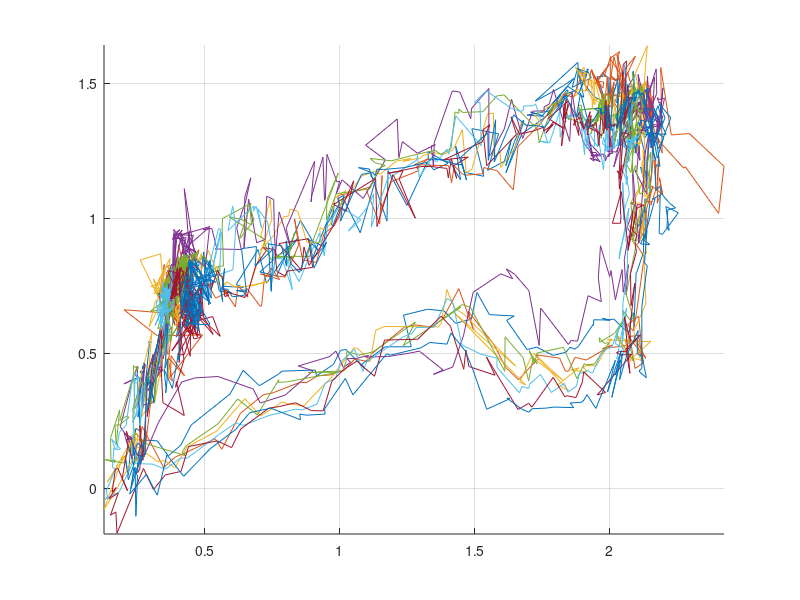
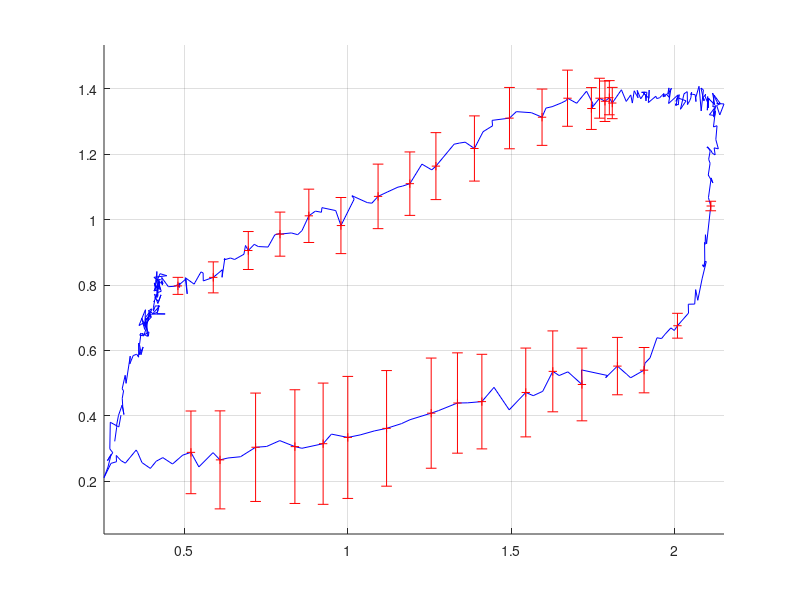

The MATLAB script that drew these images, in order: (Note: this script raises an error after producing the figures.)
clear all
close all

Datos_opt = csvread('xz_plat.csv');
Desp_X = -Datos_opt(:,6);
Desp_Y = -Datos_opt(:,8);

ZerX = Desp_X(1);
ZerY = Desp_Y(1);
Desp_X = Desp_X - ZerX;
Desp_Y = -(Desp_Y - ZerY);

%% Prueba1

Desp_x_1= -Datos_opt(1:382,7);
Desp_y_1= -Datos_opt(1:382,8);

Desp_y_1 = Desp_y_1 * 1000;
Desp_x_1 = Desp_x_1 * 1000;

Zero_x = Desp_x_1(1);
Zero_y = Desp_y_1(1);

Desp_x_1 = - Zero_x + Desp_x_1;
Desp_y_1 = Zero_y - Desp_y_1;

%% Prueba 2 

Desp_x_2= -Datos_opt(383:764,7);
Desp_y_2= -Datos_opt(383:764,8);

Desp_y_2 = Desp_y_2 * 1000;
Desp_x_2 = Desp_x_2 * 1000;


Desp_x_2 = - Zero_x + Desp_x_2;
Desp_y_2 = Zero_y - Desp_y_2;

%% Prueba 3 

Desp_x_3= -Datos_opt(765:1146,7);
Desp_y_3= -Datos_opt(765:1146,8);

Desp_y_3 = Desp_y_3 * 1000;
Desp_x_3 = Desp_x_3 * 1000;

Desp_x_3 = - Zero_x + Desp_x_3;
Desp_y_3 = Zero_y - Desp_y_3;

%% Prueba 4 

Desp_x_4= -Datos_opt(1147:1528,7);
Desp_y_4= -Datos_opt(1147:1528,8);

Desp_y_4 = Desp_y_4 * 1000;
Desp_x_4 = Desp_x_4 * 1000;

Desp_x_4 = - Zero_x + Desp_x_4;
Desp_y_4 = Zero_y - Desp_y_4;

%% Prueba 5 

Desp_x_5= -Datos_opt(1529:1910,7);
Desp_y_5= -Datos_opt(1529:1910,8);

Desp_y_5 = Desp_y_5 * 1000;
Desp_x_5 = Desp_x_5 * 1000;

Desp_x_5 = - Zero_x + Desp_x_5;
Desp_y_5 = Zero_y - Desp_y_5;

%% Prueba 6 

Desp_x_6= -Datos_opt(1911:2292,7);
Desp_y_6= -Datos_opt(1911:2292,8);

Desp_y_6 = Desp_y_6 * 1000;
Desp_x_6 = Desp_x_6 * 1000;

Desp_x_6 = - Zero_x + Desp_x_6;
Desp_y_6 = Zero_y - Desp_y_6;

%% Prueba 7 

Desp_x_7= -Datos_opt(2293:2674,7);
Desp_y_7= -Datos_opt(2293:2674,8);

Desp_y_7 = Desp_y_7 * 1000;
Desp_x_7 = Desp_x_7 * 1000;

Desp_x_7 = - Zero_x + Desp_x_7;
Desp_y_7 = Zero_y - Desp_y_7;

%% Prueba 8 

Desp_x_8= -Datos_opt(2675:3056,7);
Desp_y_8= -Datos_opt(2675:3056,8);

Desp_y_8 = Desp_y_8 * 1000;
Desp_x_8 = Desp_x_8 * 1000;

Desp_x_8 = - Zero_x + Desp_x_8;
Desp_y_8 = Zero_y - Desp_y_8;

%% Prueba 9

Desp_x_9= -Datos_opt(3057:3438,7);
Desp_y_9= -Datos_opt(3057:3438,8);

Desp_y_9 = Desp_y_9 * 1000;
Desp_x_9 = Desp_x_9 * 1000;

Desp_x_9 = - Zero_x + Desp_x_9;
Desp_y_9 = Zero_y - Desp_y_9;

%% Prueba 10

Desp_x_10= -Datos_opt(3439:3820,7);
Desp_y_10= -Datos_opt(3439:3820,8);

Desp_y_10 = Desp_y_10 * 1000;
Desp_x_10 = Desp_x_10 * 1000;

Desp_x_10 = - Zero_x + Desp_x_10;
Desp_y_10 = Zero_y - Desp_y_10;

%% Matriz

Matriz_datos_desp_x = [Desp_x_2 Desp_x_3 Desp_x_4 Desp_x_5 Desp_x_6 Desp_x_7 Desp_x_8 Desp_x_9 Desp_x_10];
Matriz_datos_desp_y = [Desp_y_2 Desp_y_3 Desp_y_4 Desp_y_5 Desp_y_6 Desp_y_7 Desp_y_8 Desp_y_9 Desp_y_10];

%% Promedio
Promedio_datos_desp_x = mean(Matriz_datos_desp_x,2);
Promedio_datos_desp_y = mean(Matriz_datos_desp_y,2);

%% Desviacion 
Desviacion_std_error_desp_x = std(Matriz_datos_desp_x,0,2)/sqrt(9);
Desviacion_std_error_desp_y = std(Matriz_datos_desp_y,0,2)/sqrt(9);

%% Cuadrado2D
zeros=linspace(0,0,10);
r=linspace(0,3.15,10);
e=linspace(0,2,10);
w=zeros+2;
q=zeros+3.15;

%% Error intervalos

 J_x = 0.5; % Valor inicial del intervalo
 u_x = 0.1; % Paso entre intervalos
 l_x = 1; 
 
 J_y = 2; % Valor inicial del intervalo
 u_y = 0.1; % Paso entre intervalos
 l_y = 1; 


% X constante
 for i=96:1:191
 if  (Promedio_datos_desp_y(i) >= J_y)
     subindice_Y(l_y) = i;
     J_y = J_y + u_y;
     l_y = l_y + 1;
 end 
 end
 
 % Y constante
 for i=1:1:96
 if (Promedio_datos_desp_x(i) >= J_x)
     subindice_X(l_x) = i;
     J_x = J_x + u_x;
     l_x = l_x + 1;
 end
 end
  
 % X constante
 for i=288:1:382
 if  (Promedio_datos_desp_y(i) <= J_y)
     subindice_Y(l_y) = i;
     J_y = J_y - u_y;
     l_y = l_y + 1;
 end 
 end
 
  % Y constante
 
 for i=192:1:287
 if (Promedio_datos_desp_x(i) <= J_x)
     subindice_X(l_x) = i;
     J_x = J_x - u_x;
     l_x = l_x + 1;
 end
 end
 
  for i = 1:1:length(subindice_X)
      j = subindice_X(i);
        Prom_desp_x_X(i) = Promedio_datos_desp_x(j);
        Prom_desp_y_X(i) = Promedio_datos_desp_y(j);
        Prom_err_X(i) = Desviacion_std_error_desp_x(j);
  end

  for i = 1:1:length(subindice_Y)
      j = subindice_Y(i);
        Prom_desp_x_Y(i) = Promedio_datos_desp_x(j);
        Prom_desp_y_Y(i) = Promedio_datos_desp_y(j);
        Prom_err_Y(i) = Desviacion_std_error_desp_y(j);
  end
  


%% Figure

figure(1)
hold on;
grid on;
axis equal
plot(Desp_x_2,Desp_y_2);
plot(Desp_x_3,Desp_y_3);
plot(Desp_x_4,Desp_y_4);
plot(Desp_x_5,Desp_y_5);
plot(Desp_x_6,Desp_y_6);
plot(Desp_x_7,Desp_y_7);
plot(Desp_x_8,Desp_y_8);
plot(Desp_x_9,Desp_y_9);

newline = char(10);
leg  = ['Average Trajectory', newline, 'Obtained'];
leg2 = ['Average Trajectory', newline, 'Measure'];

figure(2)
hold on;
grid on;
axis equal
plot(Promedio_datos_desp_x,Promedio_datos_desp_y,'b');
errorbar(Prom_desp_x_X,Prom_desp_y_X,Prom_err_X,'+r','LineStyle', 'none');
% plot(zeros,r,'-s','Color',[0.4660, 0.6740, 0.1880],'LineWidth',1);
% plot(e,zeros,'-s','Color',[0.4660, 0.6740, 0.1880],'LineWidth',1);
% plot(w,r,'-s','Color',[0.4660, 0.6740, 0.1880],'LineWidth',1);
% plot(e,q,'-s','Color',[0.4660, 0.6740, 0.1880],'LineWidth',1);
h=herrorbar(Prom_desp_x_Y,Prom_desp_y_Y,Prom_err_Y);
set(h(2), 'linestyle', 'none');
set(h(1), 'color','r');
% legend({leg,'Standard Error',leg2'},'Location','northeast','Interpreter','latex','FontSize',14)
str = {'For 10 times'};
%text(3,0.25,str,'Interpreter','latex','FontSize',14)
title('Displacement X vs Z Platform','Interpreter','latex','FontSize',16)
xlabel('Displacement X (mm)','Interpreter','latex','FontSize',16')
ylabel('Displacement Z (mm)','Interpreter','latex','FontSize',16)
print('-depsc','platform_square_xz_v2.eps')
